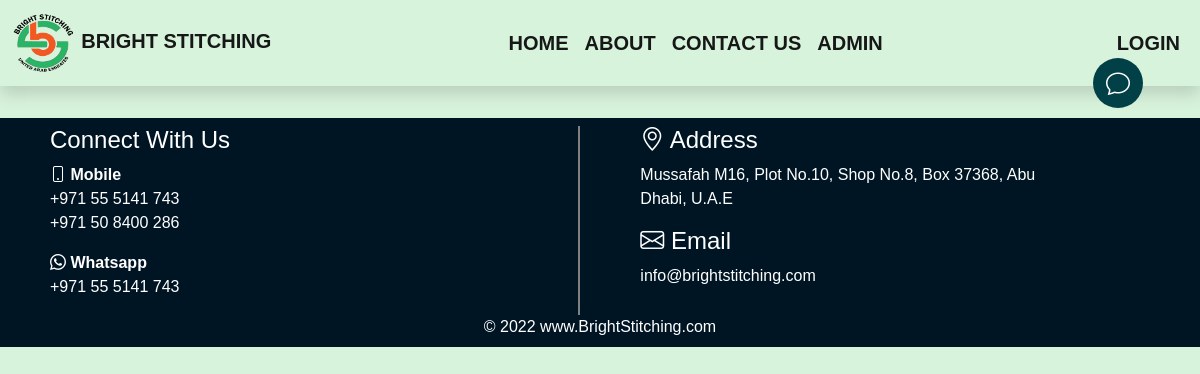
/caps_details1, run on an earlier commit of the app's database.
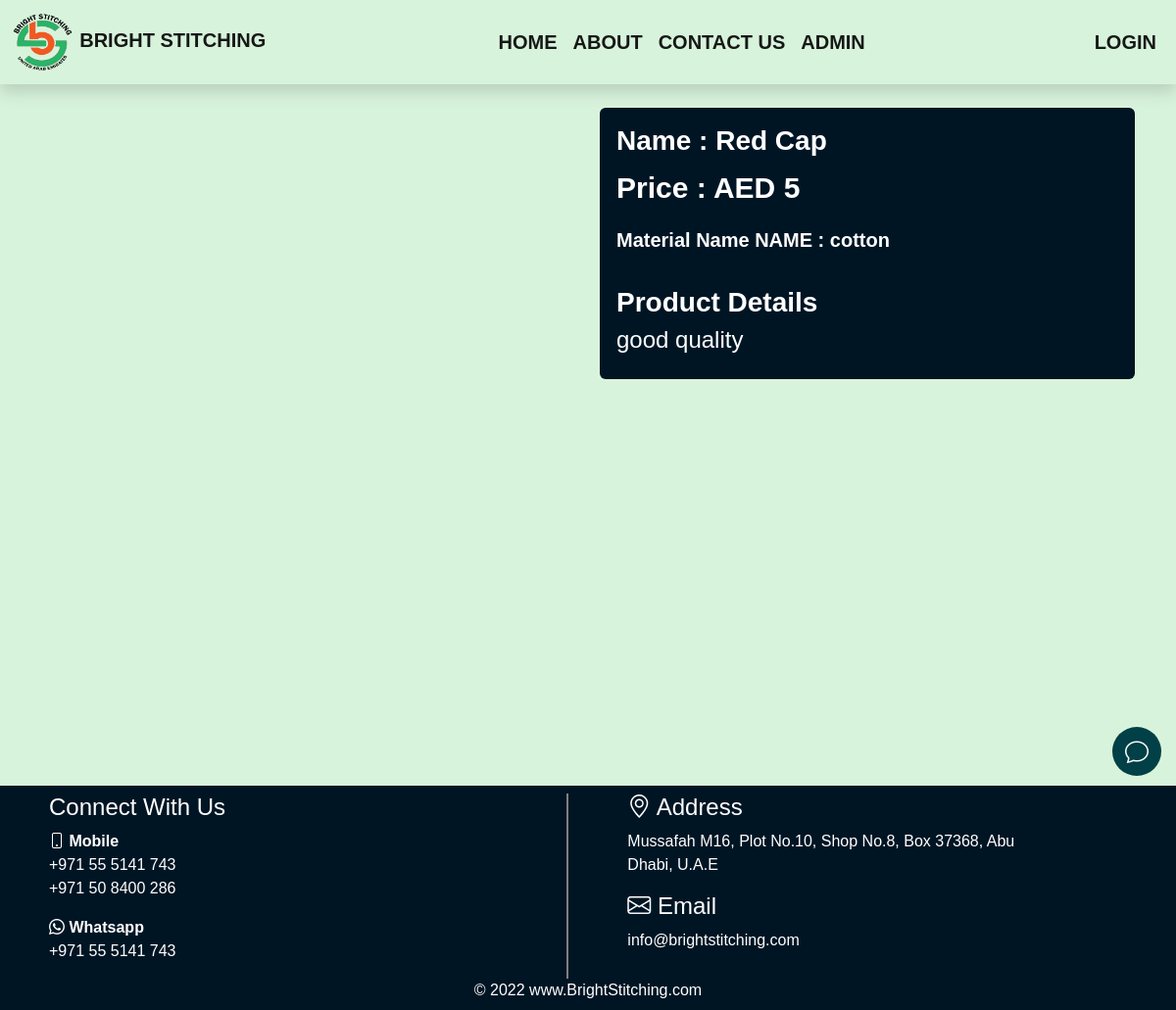
And on a later commit of the database.
### main/models.py (models this page shows, shortened)
class caps(models.Model):
    name = models.CharField(max_length=50)
    material_name = models.CharField(max_length=50)
    price = models.PositiveIntegerField()
    description = models.TextField()
    image = CloudinaryField("Caps")
    class Meta:
        verbose_name_plural = '4. Caps'

### main/views.py (the view)
# urls.py: path('caps_details<int:id>', views.caps_details, name='caps_details'),
def caps_details(request,id):
    item = caps.objects.filter(id=id)
    return render(request, 'main/caps_flags/caps_flags_details.html', {'item':item})

### Templates/main/caps_flags/caps_flags_details.html (shortened to what this page needs)
{% extends 'main/base.html' %}
{% load static %}
{% load cloudinary %}
    {% block content %}
    <div class="container custom-height">
        <div class="row">
            <div class="col-12 col-md-6 my-2">
                {% for data in item %}
                <div class="dress-image">
                </div>
            </div>
                <div class="col-12 col-md-6 my-5 my-md-2">
                    <div class="card p-3 text-white product-card" style="background-color:#001524;">
                    <h3 class="product-name">Name : {{data.name}}</h3>
                    <p class="product-price">price : AED {{data.price}} </p>
                    <p class="product-material-detail">Material Name NAME : {{data.material_name}} </p>
                    <h3 class="mt-3"><b>Product Details  </b></h3>
                    <h4>{{data.description}}</h4>
                    </div>
                </div>
                {% endfor %}
        </div>
    </div>
    {% endblock content %}

What changed in the data, as far as the page shows it:
added caps: name "Red Cap", price "5", material_name "cotton", description "good quality"
